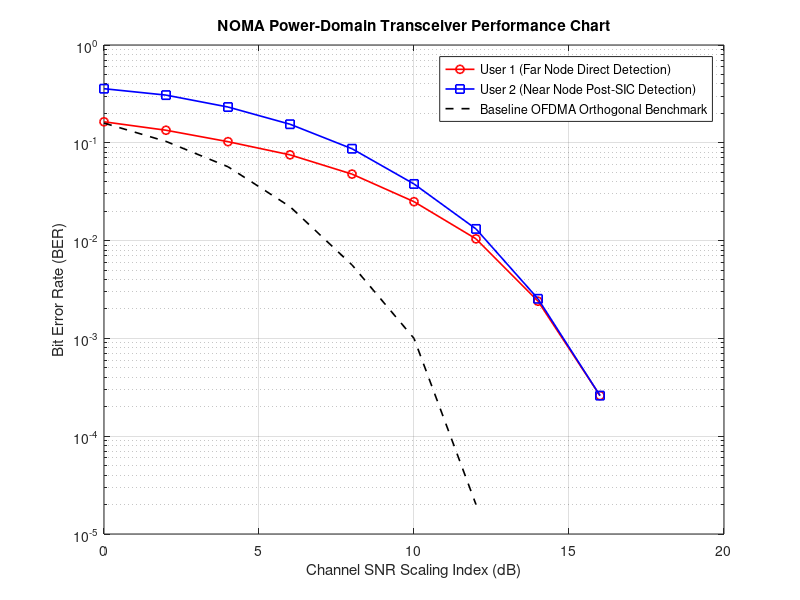

This chart was generated by the following MATLAB code:

clc;
clear;
close all;

%% 1. Input Parameters Setup
N_bits = 50000;             % Data length per SNR point
SNR_dB = 0:2:20;             % SNR operating range

alpha1 = 0.75;               % Far user power allocation
alpha2 = 1 - alpha1;         % Near user power allocation

ber_User1 = zeros(length(SNR_dB), 1);
ber_User2 = zeros(length(SNR_dB), 1);
ber_OFDMA = zeros(length(SNR_dB), 1);

%% 2. Data Processing Execution Loops
for s = 1:length(SNR_dB)

    snr_linear = 10^(SNR_dB(s) / 10);
    noise_variance = 1 / snr_linear;

    % Source Bits Generation
    bits_u1 = randi([0 1], N_bits, 1);
    bits_u2 = randi([0 1], N_bits, 1);

    % BPSK Constellation Mapping
    x1 = 2 * bits_u1 - 1;
    x2 = 2 * bits_u2 - 1;

    % Power-Domain NOMA Superposition
    x_noma = sqrt(alpha1) * x1 + sqrt(alpha2) * x2;

    % Multi-User AWGN Channel
    noise = sqrt(noise_variance / 2) * ...
        (randn(N_bits, 1) + 1i * randn(N_bits, 1));

    y_noma = real(x_noma + noise);

    %% 3. User 1 Direct Detection
    dec_u1 = y_noma > 0;
    est_x1 = 2 * dec_u1 - 1;

    ber_User1(s) = sum(bits_u1 ~= dec_u1) / N_bits;

    %% 4. Successive Interference Cancellation (SIC)
    y_sic = y_noma - sqrt(alpha1) * est_x1;

    dec_u2 = y_sic > 0;

    ber_User2(s) = sum(bits_u2 ~= dec_u2) / N_bits;

    %% 5. OFDMA Baseline Evaluation
    y_ofdma = x1 + sqrt(noise_variance * 2) / sqrt(2) ...
        * randn(N_bits, 1);

    dec_ofdma = y_ofdma > 0;

    ber_OFDMA(s) = sum(bits_u1 ~= dec_ofdma) / N_bits;

end

%% 6. Performance Graph
figure('Name', 'NOMA SIC Evaluation Matrix');

semilogy(SNR_dB, ber_User1, 'ro-', 'LineWidth', 1.2);
hold on;

semilogy(SNR_dB, ber_User2, 'bs-', 'LineWidth', 1.2);

semilogy(SNR_dB, ber_OFDMA, 'k--', 'LineWidth', 1.2);

grid on;

xlabel('Channel SNR Scaling Index (dB)');
ylabel('Bit Error Rate (BER)');

title('NOMA Power-Domain Transceiver Performance Chart');

legend('User 1 (Far Node Direct Detection)', ...
       'User 2 (Near Node Post-SIC Detection)', ...
       'Baseline OFDMA Orthogonal Benchmark', ...
       'Location', 'best');
